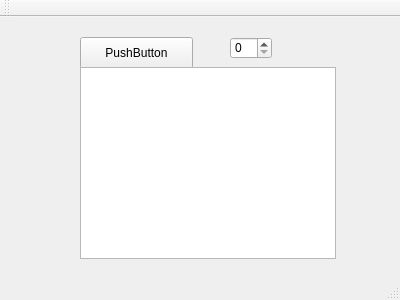
<?xml version="1.0" encoding="UTF-8"?>
<ui version="4.0">
 <class>MainWindow</class>
 <widget class="QMainWindow" name="MainWindow">
  <property name="geometry">
   <rect>
    <x>0</x>
    <y>0</y>
    <width>400</width>
    <height>300</height>
   </rect>
  </property>
  <property name="windowTitle">
   <string>MainWindow</string>
  </property>
  <widget class="QWidget" name="centralWidget">
   <widget class="QPushButton" name="pushButton">
    <property name="geometry">
     <rect>
      <x>80</x>
      <y>20</y>
      <width>113</width>
      <height>32</height>
     </rect>
    </property>
    <property name="text">
     <string>PushButton</string>
    </property>
   </widget>
   <widget class="QSpinBox" name="spinBox">
    <property name="geometry">
     <rect>
      <x>230</x>
      <y>20</y>
      <width>42</width>
      <height>22</height>
     </rect>
    </property>
   </widget>
   <widget class="QListWidget" name="listWidget">
    <property name="geometry">
     <rect>
      <x>80</x>
      <y>50</y>
      <width>256</width>
      <height>192</height>
     </rect>
    </property>
   </widget>
  </widget>
  <widget class="QMenuBar" name="menuBar">
   <property name="geometry">
    <rect>
     <x>0</x>
     <y>0</y>
     <width>400</width>
     <height>22</height>
    </rect>
   </property>
  </widget>
  <widget class="QToolBar" name="mainToolBar">
   <attribute name="toolBarArea">
    <enum>TopToolBarArea</enum>
   </attribute>
   <attribute name="toolBarBreak">
    <bool>false</bool>
   </attribute>
  </widget>
  <widget class="QStatusBar" name="statusBar"/>
 </widget>
 <layoutdefault spacing="6" margin="11"/>
 <resources/>
 <connections/>
</ui>
